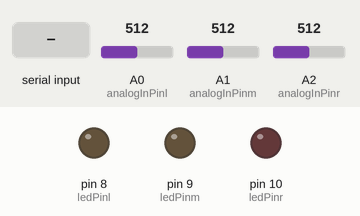
The sketch below on a simulated Arduino Uno, built with avr-gcc and run on an emulated ATmega328P. Parts: output pins drawn as LEDs (lit = HIGH). The inputs (shaded band) are chosen by the test bench; at power-on: A0 (analogInPinl) = 512, A1 (analogInPinm) = 512, A2 (analogInPinr) = 512. What the sketch prints to the serial monitor is not drawn.

Above: at 1.2 s.
1.3 s: "r" received over Serial
At 2.5 s:
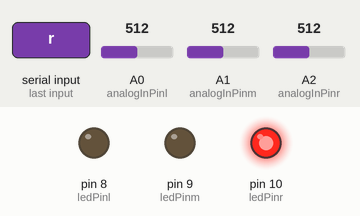
2.8 s: "l" received over Serial
At 3.3 s:
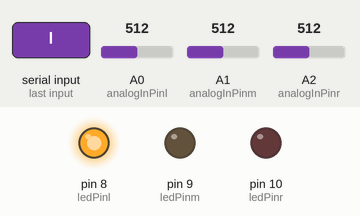
4.3 s: "m" received over Serial
At 5.0 s:
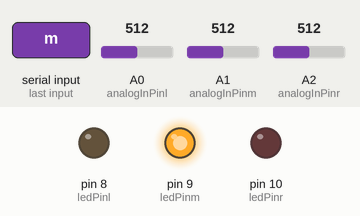
5.8 s: A0 (analogInPinl) set to 419
8.8 s: A0 (analogInPinl) set to 390
11.8 s: A1 (analogInPinm) set to 412
14.8 s: A1 (analogInPinm) set to 394
Timing chart, 0 to 17.8 s (numbered marks = the images above; inputs shaded):
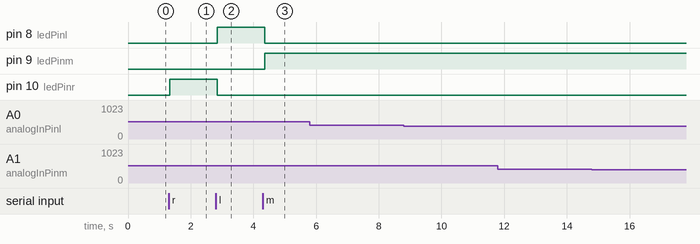

The sketch:

ArduinoC_.ino
```cpp
bool flag=false;
const int analogInPinl = A0;
const int analogInPinm = A1;
const int analogInPinr = A2;
const int ledPinl =  8;
const int ledPinm =  9;
const int ledPinr =  10;

int sensorValuel = 0;
int sensorValuem = 0;
int sensorValuer = 0;

String inData;
String zarbe;
String takhir;
String direc;


void setup() {
  // initialize serial communications at 9600 bps:
  Serial.begin(9600);

  pinMode(ledPinl, OUTPUT);
  pinMode(ledPinm, OUTPUT);
  pinMode(ledPinr, OUTPUT);
  digitalWrite(ledPinl, LOW);
      digitalWrite(ledPinr, LOW);
      digitalWrite(ledPinm, LOW);
}

void loop() {


    // read the analog in value:
  sensorValuel = analogRead(analogInPinl);
  sensorValuem = analogRead(analogInPinm);
  sensorValuer = analogRead(analogInPinr);
  // map it to the range of the analog out:
  sensorValuel = map(sensorValuel, 0, 1023, 0, 255);
  sensorValuem = map(sensorValuem, 0, 1023, 0, 255);
  sensorValuer = map(sensorValuer, 0, 1023, 0, 255);


  Serial.print("sensor1 = " );
  Serial.print(sensorValuel);
  Serial.print("\t sensorm =  ");
  Serial.print(sensorValuem);
  Serial.print("\t sensorr =  ");
  Serial.println(sensorValuer);


    delay(2);


}


void serialEvent() {
  while (Serial.available()) {
    // get the new byte:
    char inChar = (char)Serial.read();

    if (inChar=='r'){
      delay(30);
      digitalWrite(ledPinr, HIGH);
      digitalWrite(ledPinl, LOW);
      digitalWrite(ledPinm, LOW);

      }
      else if(inChar=='l'){
         delay(30);
        digitalWrite(ledPinl, HIGH);
      digitalWrite(ledPinr, LOW);
      digitalWrite(ledPinm, LOW);
      }
      else if(inChar=='m'){
         delay(30);
        digitalWrite(ledPinm, HIGH);
      digitalWrite(ledPinl, LOW);
      digitalWrite(ledPinr, LOW);
      }
      else if(inChar=='n'){
        digitalWrite(ledPinm, LOW);
      digitalWrite(ledPinl, LOW);
      digitalWrite(ledPinr, LOW);
      }


 }
}
```

Measured:
- after the input at 1.3 s, pin 10 (ledPinr): LOW → HIGH at once
- after the input at 2.8 s, pin 8 (ledPinl): LOW → HIGH after 0.05 s; pin 10 (ledPinr): HIGH → LOW after 0.05 s
- after the input at 4.3 s, pin 8 (ledPinl): HIGH → LOW after 0.06 s; pin 9 (ledPinm): LOW → HIGH after 0.06 s
- after the input at 5.8 s, every drawn part: stays the same
- after the input at 8.8 s, every drawn part: stays the same
- after the input at 11.8 s, every drawn part: stays the same
- after the input at 14.8 s, every drawn part: stays the same
